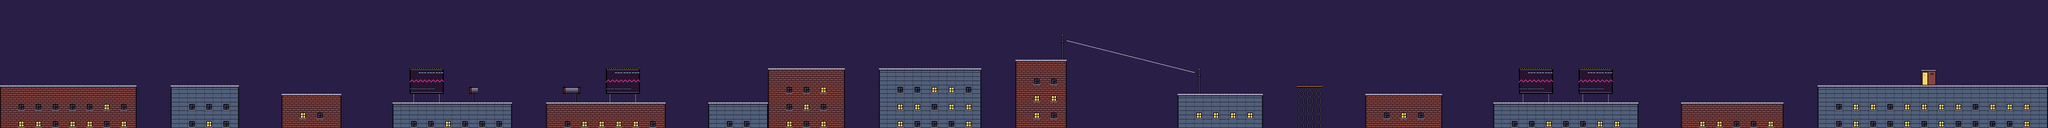

A level layout from a 2D game, rendered from its tile map. Below: a short description, then the map file with tile-grid data replaced by summaries:
An orthogonal 240x15 tile map with 16x16 px tiles, 1 tile layer (Tiles) and 22 objects (8x Pigeon, 7x Stamp, 2x Beacon, 2x Speed, Player, ...).

<map version="1.10" tiledversion="1.11.2" orientation="orthogonal" renderorder="right-down" width="240" height="15" tilewidth="16" tileheight="16" infinite="0" nextlayerid="4" nextobjectid="23">
  <properties>
    <property name="index" value="9" type="int" />
    <property name="name" value="LAST STRETCH" />
    <property name="speed" value="48" type="int" />
    <property name="sky" value="5" type="int" />
  </properties>
  <tileset firstgid="1" source="../tileset.tsx" />
  <layer id="1" name="Tiles" width="240" height="15">
    <data>[3600 cells, 3600 non-empty, 42 distinct tile ids]</data>
  </layer>
  <objectgroup id="2" name="Spawns">
    <object id="1" name="Player" class="Player" x="96" y="160">
      <point />
    </object>
    <object id="2" name="Pigeon" class="Pigeon" x="160" y="144">
      <point />
      <properties>
        <property name="arg" value="0" type="int" />
      </properties>
    </object>
    <object id="3" name="Pigeon" class="Pigeon" x="176" y="144">
      <point />
      <properties>
        <property name="arg" value="1" type="int" />
      </properties>
    </object>
    <object id="4" name="Stamp" class="Stamp" x="272" y="112">
      <point />
      <properties>
        <property name="arg" value="0" type="int" />
      </properties>
    </object>
    <object id="5" name="Stamp" class="Stamp" x="464" y="112">
      <point />
      <properties>
        <property name="arg" value="0" type="int" />
      </properties>
    </object>
    <object id="6" name="Stamp" class="Stamp" x="1504" y="96">
      <point />
      <properties>
        <property name="arg" value="0" type="int" />
      </properties>
    </object>
    <object id="7" name="Beacon" class="Beacon" x="1680" y="128">
      <point />
      <properties>
        <property name="arg" value="0" type="int" />
      </properties>
    </object>
    <object id="8" name="Pigeon" class="Pigeon" x="1744" y="112">
      <point />
      <properties>
        <property name="arg" value="0" type="int" />
      </properties>
    </object>
    <object id="9" name="Pigeon" class="Pigeon" x="1760" y="112">
      <point />
      <properties>
        <property name="arg" value="1" type="int" />
      </properties>
    </object>
    <object id="10" name="Zip" class="Zip" x="2000" y="76.0">
      <point />
      <properties>
        <property name="arg" value="15" type="int" />
      </properties>
    </object>
    <object id="11" name="Stamp" class="Stamp" x="2048" y="96">
      <point />
      <properties>
        <property name="arg" value="0" type="int" />
      </properties>
    </object>
    <object id="12" name="Stamp" class="Stamp" x="2112" y="112">
      <point />
      <properties>
        <property name="arg" value="0" type="int" />
      </properties>
    </object>
    <object id="13" name="Stamp" class="Stamp" x="2176" y="128">
      <point />
      <properties>
        <property name="arg" value="0" type="int" />
      </properties>
    </object>
    <object id="14" name="Pigeon" class="Pigeon" x="2288" y="160">
      <point />
      <properties>
        <property name="arg" value="0" type="int" />
      </properties>
    </object>
    <object id="15" name="Pigeon" class="Pigeon" x="2304" y="160">
      <point />
      <properties>
        <property name="arg" value="1" type="int" />
      </properties>
    </object>
    <object id="16" name="Speed" class="Speed" x="2368" y="0">
      <point />
      <properties>
        <property name="arg" value="52" type="int" />
      </properties>
    </object>
    <object id="17" name="Stamp" class="Stamp" x="2448" y="128">
      <point />
      <properties>
        <property name="arg" value="0" type="int" />
      </properties>
    </object>
    <object id="18" name="Beacon" class="Beacon" x="3184" y="192">
      <point />
      <properties>
        <property name="arg" value="0" type="int" />
      </properties>
    </object>
    <object id="19" name="Pigeon" class="Pigeon" x="3248" y="176">
      <point />
      <properties>
        <property name="arg" value="0" type="int" />
      </properties>
    </object>
    <object id="20" name="Pigeon" class="Pigeon" x="3264" y="176">
      <point />
      <properties>
        <property name="arg" value="1" type="int" />
      </properties>
    </object>
    <object id="21" name="Speed" class="Speed" x="3344" y="0">
      <point />
      <properties>
        <property name="arg" value="56" type="int" />
      </properties>
    </object>
    <object id="22" name="Mate" class="Mate" x="3600" y="160">
      <point />
      <properties>
        <property name="arg" value="0" type="int" />
      </properties>
    </object>
  </objectgroup>
</map>
